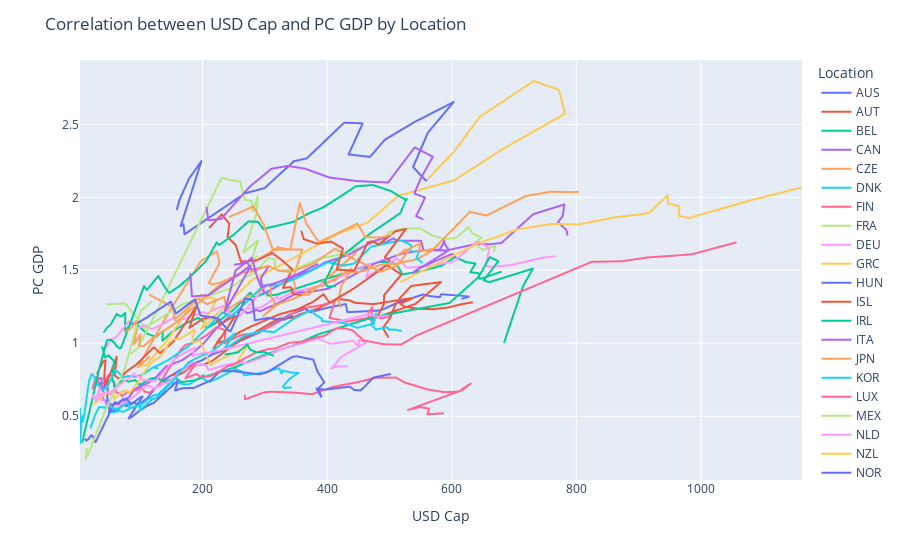

This figure's notebook cell:
### Code cell
fig = px.line(df, x='USD_CAP', y='PC_GDP', color='LOCATION')

fig.update_layout(
    title='Correlation between USD Cap and PC GDP by Location',
    xaxis_title='USD Cap',
    yaxis_title='PC GDP',
    legend_title='Location'
)
fig.show()
